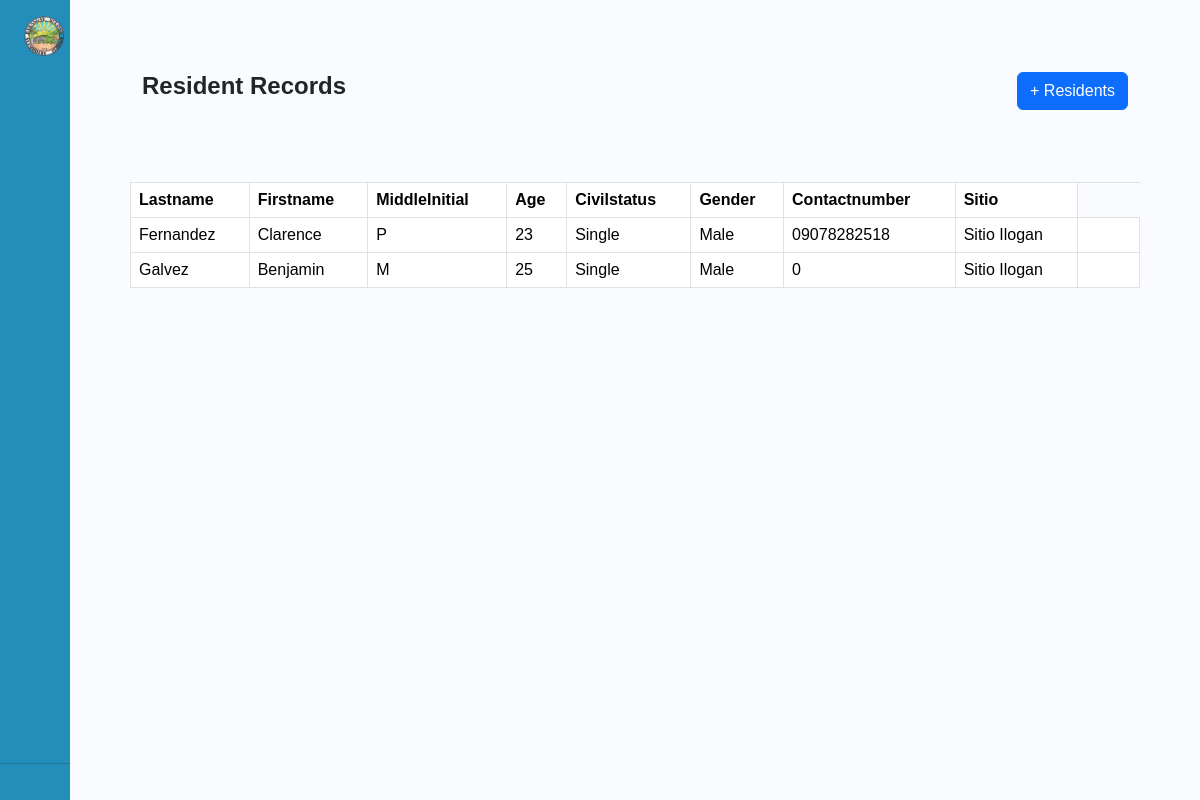
Screenshot of /residentrecord.php (signed in) with the database file from the repository.
### tables this page shows
CREATE TABLE `residentrecord` (
  `id` int(11) NOT NULL AUTO_INCREMENT,
  `Firstname` varchar(100) NOT NULL,
  `Lastname` varchar(100) NOT NULL,
  `MiddleInitial` varchar(10) NOT NULL,
  `Age` int(11) NOT NULL,
  `CivilStatus` varchar(50) NOT NULL,
  `Gender` varchar(10) NOT NULL,
  `ContactNumber` varchar(15) NOT NULL,
  `Sitio` varchar(50) NOT NULL,
  `Household` varchar(250) NOT NULL,
  `Photo` varchar(100) NOT NULL,
  PRIMARY KEY (`id`)
);

### residentrecord.php (the view, shortened to what this page needs)
<?php
include('includes_admin/footer.php');
require_once("session.php");
?>
<!DOCTYPE html>
<html lang="en">
<head>
    <link href="https://cdn.lineicons.com/4.0/lineicons.css" rel="stylesheet" />
    <link href="https://cdn.jsdelivr.net/npm/bootstrap@5.3.3/dist/css/bootstrap.min.css" rel="stylesheet">
    <link rel="stylesheet" href="../includes_admin/stylebar.css">
</head>
<body>
    <div class="wrapper">
    <aside id="sidebar">
            <div class="d-flex">
                <button class="toggle-btn" type="button">
                    <img class="headerlogo " src="/Logo/headerlogo.png" alt="Alimodian">
                </button>
            </div>
            <ul class="sidebar-nav">
                <li class="sidebar-item">
                    <a href="dashboard.php" class="sidebar-link">
                    </a>
                </li>
                <li class="sidebar-item">
                    <a href="#" class="sidebar-link collapsed has-dropdown" data-bs-toggle="collapse"
                        data-bs-target="#brgy" aria-expanded="false" aria-controls="brgy">
                    </a>
                </li>
                <li class="sidebar-item">
                    <a href="#" class="sidebar-link collapsed has-dropdown" data-bs-toggle="collapse"
                        data-bs-target="#record" aria-expanded="false" aria-controls="record">
                    </a>
                </li>
                <li class="sidebar-item">
                    <a href="#" class="sidebar-link collapsed has-dropdown" data-bs-toggle="collapse"
                        data-bs-target="#docs" aria-expanded="false" aria-controls="docs">
                    </a>
                </li>
                <li class="sidebar-item">
                    <a href="#" class="sidebar-link collapsed has-dropdown" data-bs-toggle="collapse"
                        data-bs-target="#updates" aria-expanded="false" aria-controls="updates">
                    </a>
                </li>
                <li class="sidebar-item">
                    <a href="#" class="sidebar-link collapsed has-dropdown" data-bs-toggle="collapse"
                        data-bs-target="#services" aria-expanded="false" aria-controls="services">
                    </a>
                </li>
                <li class="sidebar-item">
                    <a href="dashboardbackup.php" class="sidebar-link">
                    </a>
                </li>
            </ul>
            <div class="sidebar-footer">
                <a href="userprofile.php" class="sidebar-link">
                </a>
            </div>
            <hr>
            <div class="sidebar-footer">
                <a href="logout_admin.php" class="sidebar-link">
                </a>
            </div>
        </aside>
        <div class="main p-5">
            <div class="d-flex justify-content-between p-4">
                <h1>Resident Records</h1>
                <a href="#" class=" btn btn-primary text-center" data-toggle="modal" data-target="#addrecord">+ Residents</a>
            </div>
            <div class="container  mt-5 ">
                <table id="brgytable" class="table   table-bordered ">
                    <thead>
                        <tr>
                            <th scope="col">Lastname</th>
                            <th scope="col">Firstname</th>
                            <th scope="col">MiddleInitial</th>
                            <th scope="col">Age</th>
                            <th scope="col">Civilstatus</th>
                            <th scope="col">Gender</th>
                            <th scope="col">Contactnumber</th>
                            <th scope="col">Sitio</th>
                        </tr>
                    </thead>
                    <tbody>
                        <?php
                        $sql = "SELECT * FROM residentrecord";
                        $query = $dbh->prepare($sql);
                        $query->execute();
                        $results = $query->fetchAll(PDO::FETCH_OBJ);
                        if ($query->rowCount() > 0) {
                            foreach ($results as $result) {
                        ?>
                                <tr>
                                    <td><?php echo htmlentities($result->Lastname); ?></td>
                                    <td><?php echo htmlentities($result->Firstname); ?></td>
                                    <td><?php echo htmlentities($result->MiddleInitial); ?></td>
                                    <td><?php echo htmlentities($result->Age); ?></td>
                                    <td><?php echo htmlentities($result->CivilStatus); ?></td>
                                    <td><?php echo htmlentities($result->Gender); ?></td>
                                    <td><?php echo htmlentities($result->ContactNumber); ?></td>
                                    <td><?php echo htmlentities($result->Sitio); ?></td>
                                    <td>
                                        <a href="residentrecord.php?del=<?php echo htmlentities($result->id); ?>"><i class="lni lni-trash-can p-2" onclick="return confirm('Do you really want to delete?')"></i></a>
                                        <a href="updaterecord.php?id=<?php echo htmlentities($result->id); ?>"><i class="lni lni-pencil p-2"></i></a>
                                    </td>
                                </tr>
                        <?php
                            }
                        }
                        ?>
                    </tbody>
                </table>
            </div>
        </div>
</body>
</html>

### includes_admin/stylebar.css (style rules this page uses)
a { text-decoration: none; }
li { list-style: none; }
h1 { font-weight: 600; font-size: 1.5rem; }
body { font-family: 'Poppins', sans-serif; }
.wrapper { display: flex; }
.main { min-height: 100vh; width: 100%; overflow: hidden; transition: all 0.35s ease-in-out; background-color: #fafbfe; }
.headerlogo { width: 40px; min-width: 40px; z-index: 1000; transition: all .25s ease-in-out; background-color: #238EBA; display: flex; flex-direction: column; }
#sidebar { width: 70px; min-width: 70px; z-index: 1000; transition: all .25s ease-in-out; background-color: #238EBA; display: flex; flex-direction: column; }
.toggle-btn { background-color: transparent; cursor: pointer; border: 0; padding: 1rem 1.5rem; }
.sidebar-nav { padding: 2rem 0; flex: 1 1 auto; }
a.sidebar-link { padding: .625rem 1.625rem; color: #FFF; display: block; font-size: 0.9rem; white-space: nowrap; border-left: 3px solid transparent; }
.sidebar-item { position: relative; }

### rows the page displays
residentrecord: Lastname "Fernandez", Firstname "Clarence", MiddleInitial "P", Age "23", CivilStatus "Single", Gender "Male", ContactNumber "09078282518", Sitio "Sitio Ilogan"
residentrecord: Lastname "Galvez", Firstname "Benjamin", MiddleInitial "M", Age "25", CivilStatus "Single", Gender "Male", ContactNumber "0", Sitio "Sitio Ilogan"
